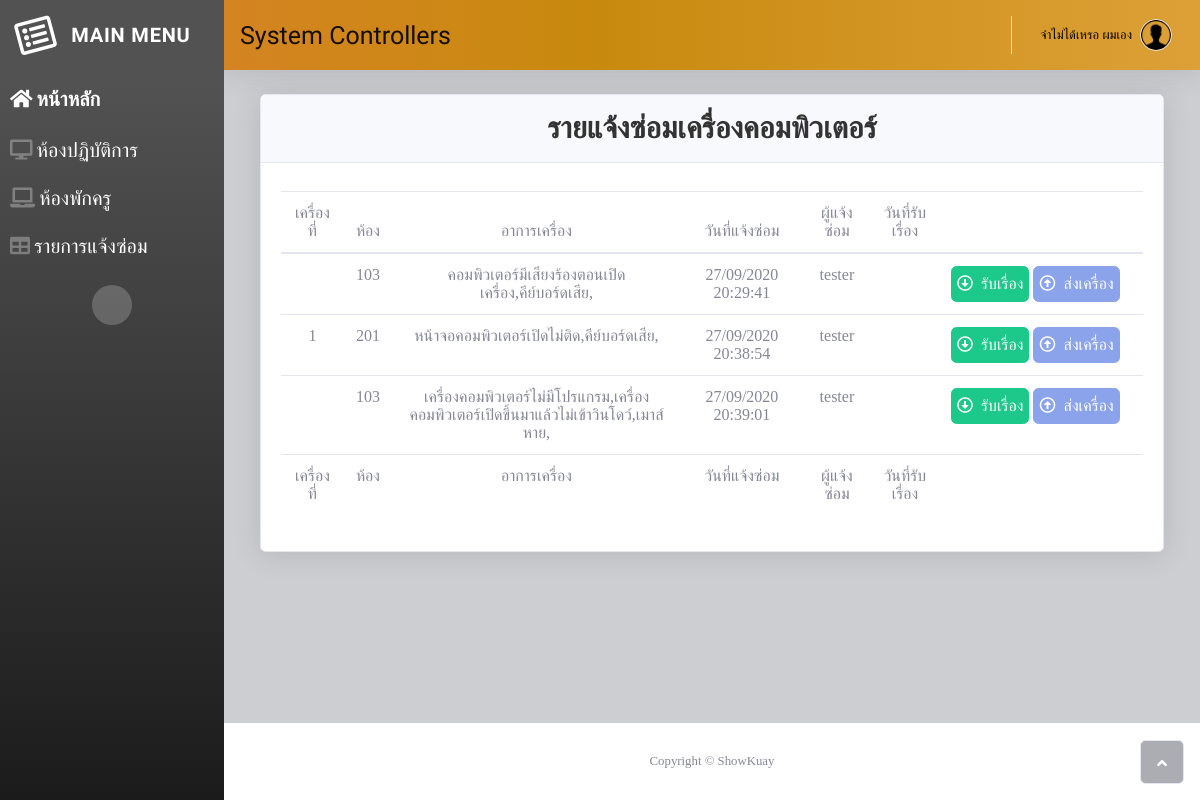
Page /admins/ (signed in) on the earlier database version.
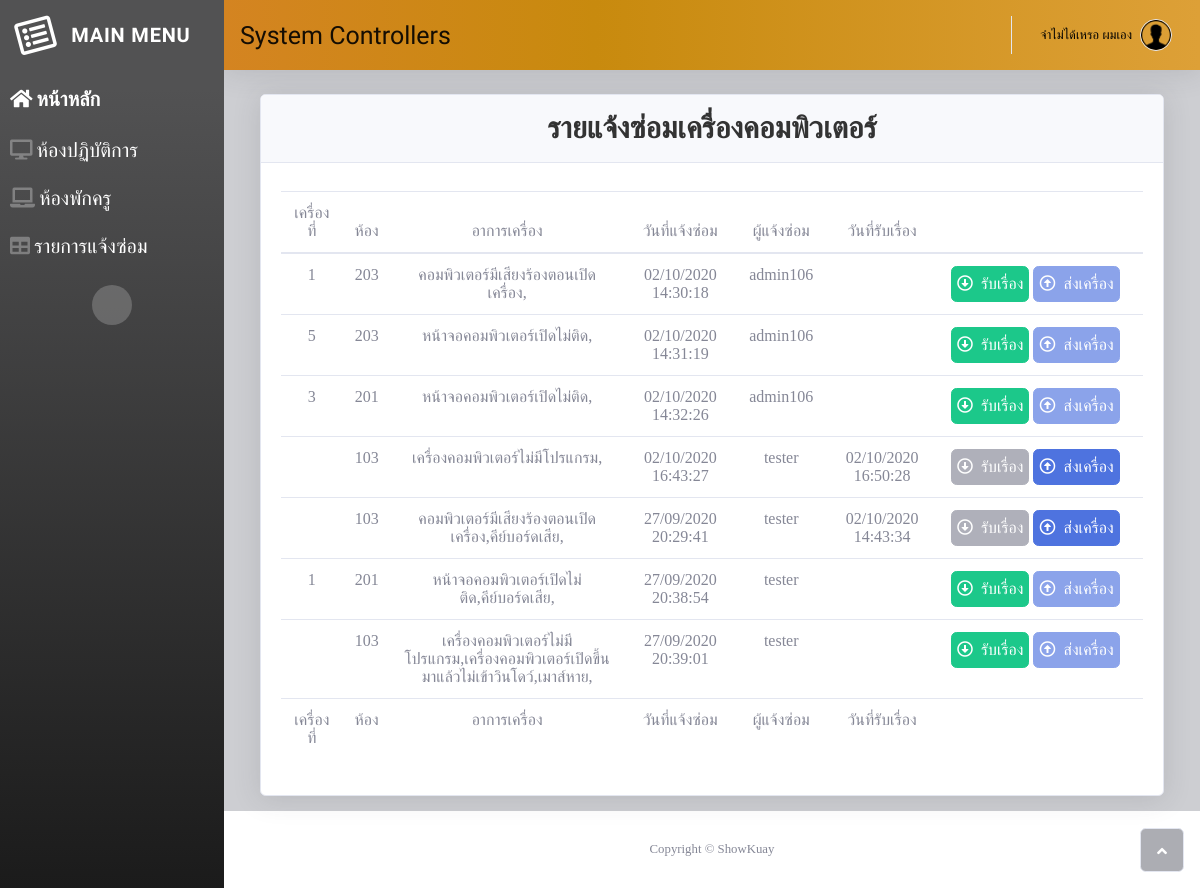
Same page on the later database version.
### ctrl/models.py (models this page shows, shortened)
class repair_cmpt(models.Model):
    class_room = models.CharField(max_length=255) #ห้องเรียน
    name_aj = models.CharField(max_length=255)
    slug_repair = models.SlugField(max_length=255) #ห้องที่ซ่อม
    No_cmpt = models.CharField(max_length=2) #หมายเลขเครื่อง
    img_cmpt = models.CharField(max_length=255) #รุปเครื่อง
    stat_cmpt = models.CharField(max_length=255) #สถานะเครื่อง
    detail_repair = models.TextField() #รายละเอียดแจ้งซ่อม
    date_report = models.CharField(max_length=255) #วันแจ้งซ่อม
    date_input = models.CharField(max_length=255) #วันรับเครื่อง
    date_output = models.CharField(max_length=255) #วันส่งเครื่อง
    user_report = models.CharField(max_length=255) #คนที่แจ้ง
    check_repair =models.TextField() #สาเหตุเครื่องเสีย
    repair = models.TextField() #สรุปการซ่อม

### ctrl/views.py (the view)
# urls.py: path('admins/',views.admins,name="admins"),
@login_required(login_url='/')
def admins(request):
    pc = repair_cmpt.objects.all()
    pc = repair_cmpt.objects.filter(stat_cmpt='กำลังดำเนินการ').order_by('date_report')
    return render(request,'admin.html',{'pcs':pc,})

### ctrl/templates/admin.html (shortened to what this page needs)
{% extends 'layout.html' %} {% block content %}
<div class="container-fluid">
    <div class="card shadow">
        <div class="card-header py-3">
            <p class="text-center text-primary m-0 font-weight-bold">รายแจ้งซ่อมเครื่องคอมพิวเตอร์</p>
        </div>
        <div class="card-body">
            <div class="table-responsive table mt-2" id="dataTable" role="grid" aria-describedby="dataTable_info">
                <table class="table dataTable my-0" id="tabledata" name="tabledata">
                    <thead>
                        <tr>
                            <th class="text-center">เครื่องที่</th>
                            <th class="text-center">ห้อง</th>
                            <th class="text-center">อาการเครื่อง</th>
                            <th class="text-center">วันที่แจ้งซ่อม</th>
                            <th class="text-center">ผู้แจ้งซ่อม</th>
                            <th class="text-center">วันที่รับเรื่อง</th>
                            <th></th>
                        </tr>
                    </thead>
                    <tbody>
                        {% for items in pcs %}
                        <tr>
                            <td class="text-center">{{items.No_cmpt}}</td>
                            <td class="text-center">{{items.class_room}}</td>
                            <td class="text-center">{{items.detail_repair}}</td>
                            <td class="text-center">{{items.date_report}}</td>
                            <td class="text-center">{{items.user_report}}</td>
                            <td class="text-center">{{items.date_input}}</td>
                            <td style="width:180px">
                                <div style="width:180px">
                                    {% if items.date_input == '' %}
                                    <a class="btn btn-success" href="{% url 'receive' items.id %}" style="padding:5px"><i
                                        class="far fa-arrow-alt-circle-down"></i>&nbsp; รับเรื่อง</a> {% else %}
                                    <a class="btn btn-secondary disabled" href="{% url 'receive' items.id %}" style="padding:5px;"><i
                                        class="far fa-arrow-alt-circle-down"></i>&nbsp; รับเรื่อง</a> {% endif %} {% if items.date_input == ''%}
                                    <a class="btn btn-primary disabled" href="{% url 'send' items.id %}" style="padding:5px"><i
                                        class="far fa-arrow-alt-circle-up"></i>&nbsp; ส่งเครื่อง</a> {% else %}
                                    <a class="btn btn-primary" href="{% url 'send' items.id %}" style="padding:5px"><i
                                        class="far fa-arrow-alt-circle-up"></i>&nbsp; ส่งเครื่อง</a> {% endif %}
                                </div>
                            </td>
                        </tr>
                        {% endfor %}
                    </tbody>
                    <tfoot>
                        <tr>
                            <th class="text-center">เครื่องที่</th>
                            <th class="text-center">ห้อง</th>
                            <th class="text-center">อาการเครื่อง</th>
                            <th class="text-center">วันที่แจ้งซ่อม</th>
                            <th class="text-center">ผู้แจ้งซ่อม</th>
                            <th class="text-center">วันที่รับเรื่อง</th>
                            <th></th>
                        </tr>
                    </tfoot>
                </table>
            </div>
        </div>
    </div>
</div>
{% endblock %}

Differences in the rows shown:
now on this page (row edited): repair_cmpt: No_cmpt "1", class_room "203", detail_repair "คอมพิวเตอร์มีเสียงร้องตอนเปิดเครื่อง,", date_report "02/10/2020 14:30:18", user_report "admin106", date_input "รับเรื่อง"
now on this page (row edited): repair_cmpt: No_cmpt "5", class_room "203", detail_repair "หน้าจอคอมพิวเตอร์เปิดไม่ติด,", date_report "02/10/2020 14:31:19", user_report "admin106", date_input "รับเรื่อง"
now on this page (row edited): repair_cmpt: No_cmpt "3", class_room "201", detail_repair "หน้าจอคอมพิวเตอร์เปิดไม่ติด,", date_report "02/10/2020 14:32:26", user_report "admin106", date_input "รับเรื่อง"
now on this page (row edited): repair_cmpt: class_room "103", detail_repair "เครื่องคอมพิวเตอร์ไม่มีโปรแกรม,", date_report "02/10/2020 16:43:27", user_report "tester", date_input "02/10/2020 16:50:28", shows "รับเรื่อง", shows "ส่งเครื่อง"
changed repair_cmpt "คอมพิวเตอร์มีเสียงร้องตอนเปิดเครื่อง,คีย์บอร์ดเสีย,": date_input (not shown) → "02/10/2020 14:43:34"
